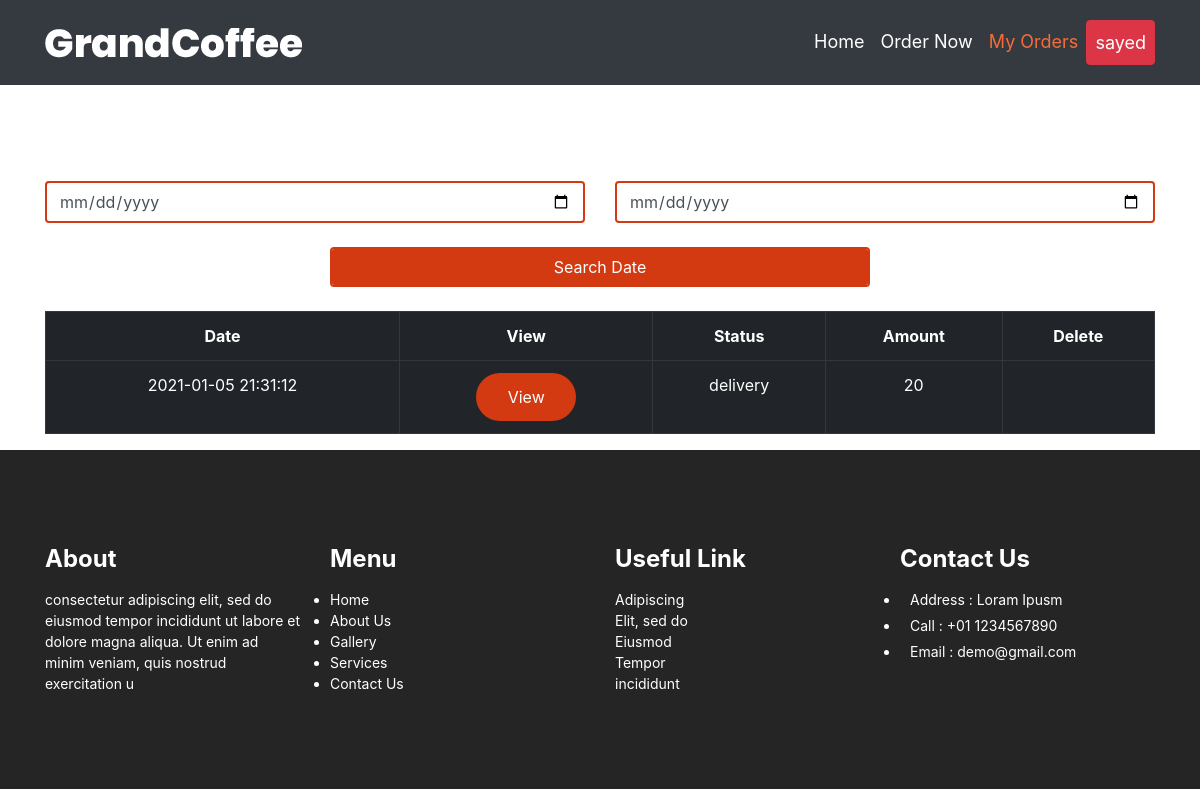
The app's page /AhmedShuaib/newDP.php (signed in) with its own data.
### tables this page shows
CREATE TABLE IF NOT EXISTS `order_info` (
  `order_id` int NOT NULL AUTO_INCREMENT,
  `status` varchar(30) NOT NULL DEFAULT 'process',
  `user_fk` int NOT NULL,
  `date` datetime NOT NULL DEFAULT CURRENT_TIMESTAMP,
  `room` varchar(255) DEFAULT NULL,
  `note` varchar(255) DEFAULT NULL,
  `amount` int DEFAULT NULL,
  PRIMARY KEY (`order_id`),
  KEY `user_fk` (`user_fk`)
);

### AhmedShuaib/newDP.php (the view, shortened to what this page needs)
<?php
  $conn = mysqli_connect("localhost", "root", "root", "testorder");
      $query=mysqli_query($conn,"SELECT status,date,amount,order_id  FROM order_info where user_fk=".$_SESSION['user_id'] ) ;
      $count=mysqli_num_rows($query) ;
?>
<!DOCTYPE html>
<html>
<head>
    <link rel="stylesheet" href="../css/bootstrap.min.css" >
    <link rel="stylesheet" href="orderstyle.css" >
</head>
<body style="background-image:url('https://secure.static.tumblr.com/c69c1abeb6981723f568c6b2884d62d5/antrfuo/cs3n6zp96/tumblr_static_coffee-beans-string.jpg'); background-size: 1500px;">
<nav class="navbar navbar-expand-lg navbar-dark bg-dark">
   <div class="container">
               <div class="logo"><a href="#"><img src="../images/logo.png"></a></div>
               <div class="collapse navbar-collapse" id="navbarNav">
                  <ul class="navbar-nav ml-auto">
                     <li class="nav-item ">
                        <a class="nav-link" href="../home.php">Home</a>
                     </li>
                     <li class="nav-item">
                        <a class="nav-link" href="../Ahmedtarek/User/index.php">Order Now</a>
                     </li>
                     <li class="nav-item active">
                        <a class="nav-link" href="newDP.php">My Orders</a>
                     </li>
                        <a class="nav-link btn btn-danger" href="#"><?php echo $_SESSION['user_name']; ?> </a>
                  </ul>
   </div>
</nav>
            <br><br><br><br>
<div class="container">
<form  method="post">
     <div class="row">
     <div class="col-6">
    <input type="date"  name="FromDate" id="from" class="form-control" style="border:2px solid #d33a11;" ></div>
    <div class="col-6">
    <input type="date" name="ToDate" id="to" class="form-control" style="border:2px solid #d33a11;"></div>
    </div><br>
    <div class="row justify-content-center">
     <div class=" col-6 ">
    <input type="submit" name="search" id="search" value="Search Date" class="form-control font-weight-bolder"  style="border:2px solid #d33a11; background-color:#d33a11; color:#fff; color-weight:bold">
    </div>
    </div>
    <br>
    <?php
      if($count == "0")
      {
        echo '<h2>notfound</h2>' ;
      }
      else{  echo "<div id='table'> <table class='table table-dark table-bordered'  > <tr><th><center>Date</center></th>
                               <th><center>View</center></th>
                               <th><center>Status</center></th>
                               <th><center>Amount</center></th>
                               <th><center>Delete</center></th> </tr>" ;
        while($row = mysqli_fetch_array($query)){
          echo "<tr ><td class='text-center' >" .$row['date'] ." </td>
          <td><input type='button'  class='displayorder btn_delete' id=$row[order_id] value='View'></td>
                     <td class='text-center' >" .$row['status'] ."</td>
                     <td class='text-center' >" .$row['amount'] ."</td>
                    " ;
                     if ($row['status'] == "process"){
                      echo "<td> <a href='delete-order.php?delete=$row[order_id]  '> <input type='button' class='btn_delete' value='Delete'> </a></td>" ;
                     }else{
                       echo "<td> </td>" ;
                     }
          echo  "</tr>"  ;
        } echo "</table> </div>" ;
    }
    ?>
</form>
 </div>
         <div class="footer_section layout_padding">
         <div class="container">
            <div class="row">
               <div class="col-lg-3 col-sm-6">
                  <h3 class="useful_text">About</h3>
                  <p class="footer_text">consectetur adipiscing elit, sed do eiusmod tempor incididunt ut labore et dolore magna aliqua. Ut enim ad minim veniam, quis nostrud exercitation u</p>
               </div>
               <div class="col-lg-3 col-sm-6">
                  <h3 class="useful_text">Menu</h3>
                  <div class="footer_menu">
                     <ul>
                        <li><a href="index.html">Home</a></li>
                        <li><a href="about.html">About Us</a></li>
                        <li><a href="gallery.html">Gallery</a></li>
                        <li><a href="services.html">Services</a></li>
                        <li><a href="contact.html">Contact Us</a></li>
                     </ul>
                  </div>
               </div>
               <div class="col-lg-3 col-sm-6">
                  <h1 class="useful_text">Useful Link</h1>
                  <p class="dummy_text">Adipiscing Elit, sed do Eiusmod Tempor incididunt </p>
               </div>
               <div class="col-lg-3 col-sm-6">
                  <h1 class="useful_text">Contact Us</h1>
                  <div class="location_text">
                     <ul>
                        <li>
                           <a href="#">
                           <i class="fa fa-map-marker" aria-hidden="true"></i><span class="padding_left_10">Address : Loram Ipusm</span>
                           </a>
                        </li>
                        <li>
                           <a href="#">
                           <i class="fa fa-phone" aria-hidden="true"></i><span class="padding_left_10">Call : +01 1234567890</span>
                           </a>
                        </li>
                        <li>
                           <a href="#">
                           <i class="fa fa-envelope" aria-hidden="true"></i><span class="padding_left_10">Email : demo@gmail.com</span>
                           </a>
                        </li>
                     </ul>
                  </div>
               </div>
            </div>
         </div>
      </div>
</body>
</html>

### AhmedShuaib/orderstyle.css (style rules this page uses)
.navbar-dark .navbar-nav .active>.nav-link, .navbar-dark .navbar-nav .nav-link.active, .navbar-dark .navbar-nav .nav-link.show, .navbar-dark .navbar-nav .show>.nav-link { color: #f76d37; }
.navbar { padding: 20px 1rem; }
.navbar-expand-lg .navbar-nav .nav-link { padding-right: .5rem; padding-left: .5rem; font-size: 18px; color: #fff; }
.btn_delete { width: 100px; margin: 0 auto; text-align: center; font-size: 16px; color: #ffffff; background-color: #d33a11; padding: 12px 18px 12px 18px; border-radius: 30px; display: block; border: none; }
.footer_section { width: 100%; float: left; background-color: #252525; height: auto; padding: 95px 0px; }
.useful_text { width: 100%; font-size: 24px; color: #ffffff; margin-bottom: 15px; font-weight: bold; }
.footer_text { width: 100%; float: left; font-size: 14px; color: #ffffff; margin: 0px; }
.footer_menu { width: 100%; float: left; }
.footer_menu ul { margin: 0px; padding: 0px; }
.footer_menu li { font-size: 14px; color: #ffffff; }
.footer_menu li a { color: #ffffff; }
.dummy_text { width: 30%; float: left; font-size: 14px; color: #ffffff; margin: 0px; }
.location_text { width: 100%; float: left; }
.location_text ul { margin: 0px; padding: 0px; }
.location_text li { font-size: 14px; color: #ffffff; padding: 0px 0px 5px 0px; }
.location_text li a { color: #ffffff; }
.padding_left_10 { padding-left: 10px; }

### records on screen
order_info: date "2021-01-05 21:31:12", status "delivery", amount "20"

### other values on screen
$_SESSION['user_name'] "sayed"
